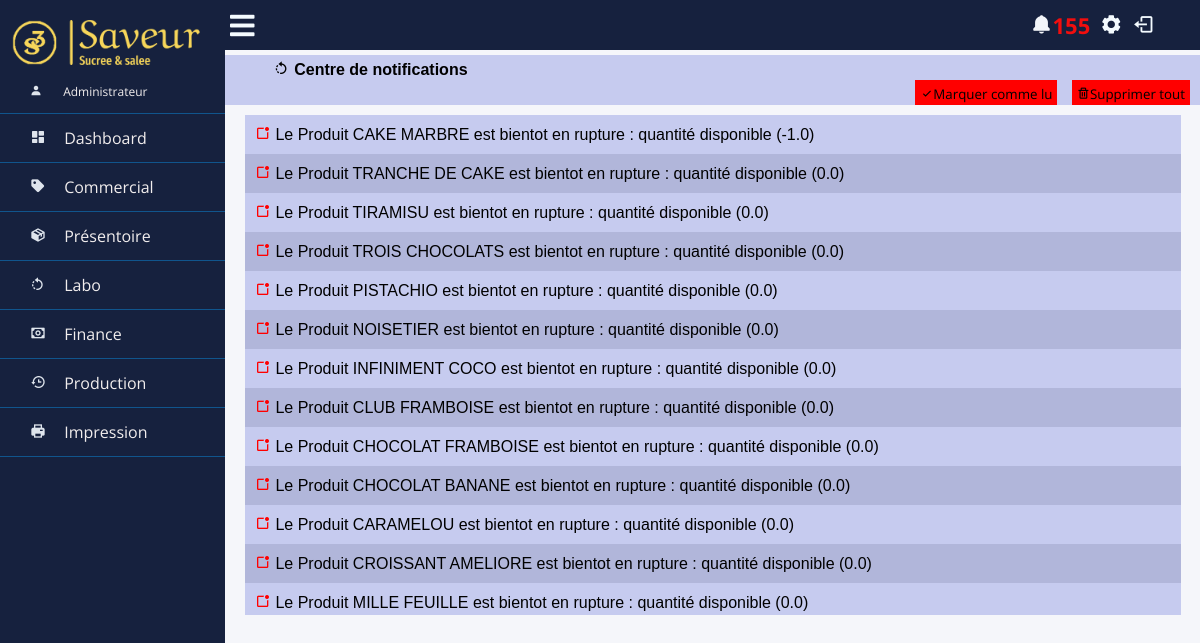
The page /notifications/ (signed in) on the database its author committed.
### app/models.py (models this page shows)
class notif(models.Model):
    class etats(models.TextChoices):
        LU = 'Lu'
        NONLU = 'Non lu'
    content = models.CharField(max_length=300)
    date = models.DateField(default=datetime.date.today)
    etat = models.CharField(max_length=300,choices=etats.choices,default=etats.NONLU)

### app/views.py (the view)
# urls.py: path('notifications/', v.notification_view),
def notification_view(request):
    if not request.user.is_authenticated:
        return redirect("/login/")
    if not request.user.is_superuser and not request.user.is_staff:
        return redirect("/commercial/")
    make_notif()
    notif_count = notif.objects.filter(etat=notif.etats.NONLU).count()
    notifs = notif.objects.all()
    if request.method == 'POST':
        if "lu" in request.POST:
            notif.objects.all().update(etat=notif.etats.LU)
            return redirect("/notifications/")
        else:
            notif.objects.all().delete()
            return redirect("/notifications/")
    else:
        return render(request,"app/notifications.html",{"notifs":notifs, "notif_count":notif_count})

### app/views.py (called while the page is built)
def make_notif():
    products = produit.objects.all()
    elements = element.objects.all()
    for p in products :
        if p.quantite <= p.minimum :
            c = "Le Produit " + str(p.nom) + " est bientot en rupture : quantité disponible ("+str(p.quantite)+")"
            if notif.objects.filter(content=c):
                pass
            else:
                notif.objects.create(content=c)
    for e in elements :
        if e.quantite <= e.minimum :
            c = "Le stock " + str(e.nom) + " est bientot en rupture : quantité disponible ("+str(e.quantite)+")"
            if notif.objects.filter(content=c):
                pass
            else:
                notif.objects.create(content=c)

### templates/app/notifications.html (shortened to what this page needs)
{% extends "base.html" %}
{% load static %}
{% block stylesheets %}
<link rel="stylesheet" href="{% static 'app/base.css' %}">
<link rel="stylesheet" href="{% static 'app/notifications.css' %}">
{% endblock stylesheets %}
{% block content %}
<div class="selection_bar">
    <p><i class='bx bx-rotate-left'></i> Centre de notifications</p>
    <form method="post">{%csrf_token%}<button id="button_new" type="submit" name="lu"><i class='bx bx-check'></i>Marquer comme lu</button>
        <button id="button_new" type="submit"><i class='bx bx-trash' ></i>Supprimer tout</button>
            </form>
</div>
<div class="content_area">
  <table>
<tbody>
    {% for n in notifs reversed %}
    {% if n.etat == "Lu" %}
<tr>
    <td id="content"><i style="color: green;" class='bx bx-notification'></i>  {{n.content}}</td>
</tr>
{% else %}
<tr>
    <td id="content"><i style="color: red;" class='bx bx-notification'></i>  {{n.content}}</td>
</tr>
{% endif %}
    {% endfor %}
</tbody>
  </table>
</div>
{%endblock content%}

### static/app/base.css (style rules this page uses)
* { list-style: none; text-decoration: none; margin: 0; padding: 0; box-sizing: border-box; font-family: 'Open Sans', sans-serif; scrollbar-width: none; }
body { background: #f5f6fa; scrollbar-width: none; }
.info table { width: 100%; border-collapse: collapse; table-layout: auto; }
.info table tbody tr:nth-child(even) { background-color: #16213e1e }
.info table tbody td { text-align: center; padding-top: 10px; padding-bottom: 10px ; padding-left: 5px; padding-right: 5px; overflow: hidden; text-overflow: clip; white-space: nowrap; }

### static/app/notifications.css (style rules this page uses)
.selection_bar { width: 100%; height: 50px; background:#C6CBEF ; display: inline-block; vertical-align:middle; text-align: end; overflow-y: hidden ; }
.selection_bar p { text-align: left; width: 20%; display: inline-block; margin-top: 5px; margin-right: 75%; font-family: Verdana, Geneva, Tahoma, sans-serif; font-weight: bold; }
.selection_bar button { padding: 5px; border-width: 0px; margin-right: 10px; background-color: red; }
.content_area { margin: 10px 20px; width: 96%; height: 500px; background:#C6CBEF ; scrollbar-width: none; overflow: scroll; }
#content { text-align: left; padding: 10px; font-family: 'Trebuchet MS', 'Lucida Sans Unicode', 'Lucida Grande', 'Lucida Sans', Arial, sans-serif; }

### rows shown on the page
notif: content "Le Produit CAKE MARBRE est bientot en rupture : quantité disponible (-1.0)"
notif: content "Le Produit TRANCHE DE CAKE est bientot en rupture : quantité disponible (0.0)"
notif: content "Le Produit TIRAMISU est bientot en rupture : quantité disponible (0.0)"
notif: content "Le Produit TROIS CHOCOLATS est bientot en rupture : quantité disponible (0.0)"
notif: content "Le Produit PISTACHIO est bientot en rupture : quantité disponible (0.0)"
notif: content "Le Produit NOISETIER est bientot en rupture : quantité disponible (0.0)"
notif: content "Le Produit INFINIMENT COCO est bientot en rupture : quantité disponible (0.0)"
notif: content "Le Produit CLUB FRAMBOISE est bientot en rupture : quantité disponible (0.0)"
notif: content "Le Produit CHOCOLAT FRAMBOISE est bientot en rupture : quantité disponible (0.0)"
notif: content "Le Produit CHOCOLAT BANANE est bientot en rupture : quantité disponible (0.0)"
notif: content "Le Produit CARAMELOU est bientot en rupture : quantité disponible (0.0)"
notif: content "Le Produit CROISSANT AMELIORE est bientot en rupture : quantité disponible (0.0)"
notif: content "Le Produit MILLE FEUILLE est bientot en rupture : quantité disponible (0.0)"

### other values the page prints
{{ notif_count }} "155"
